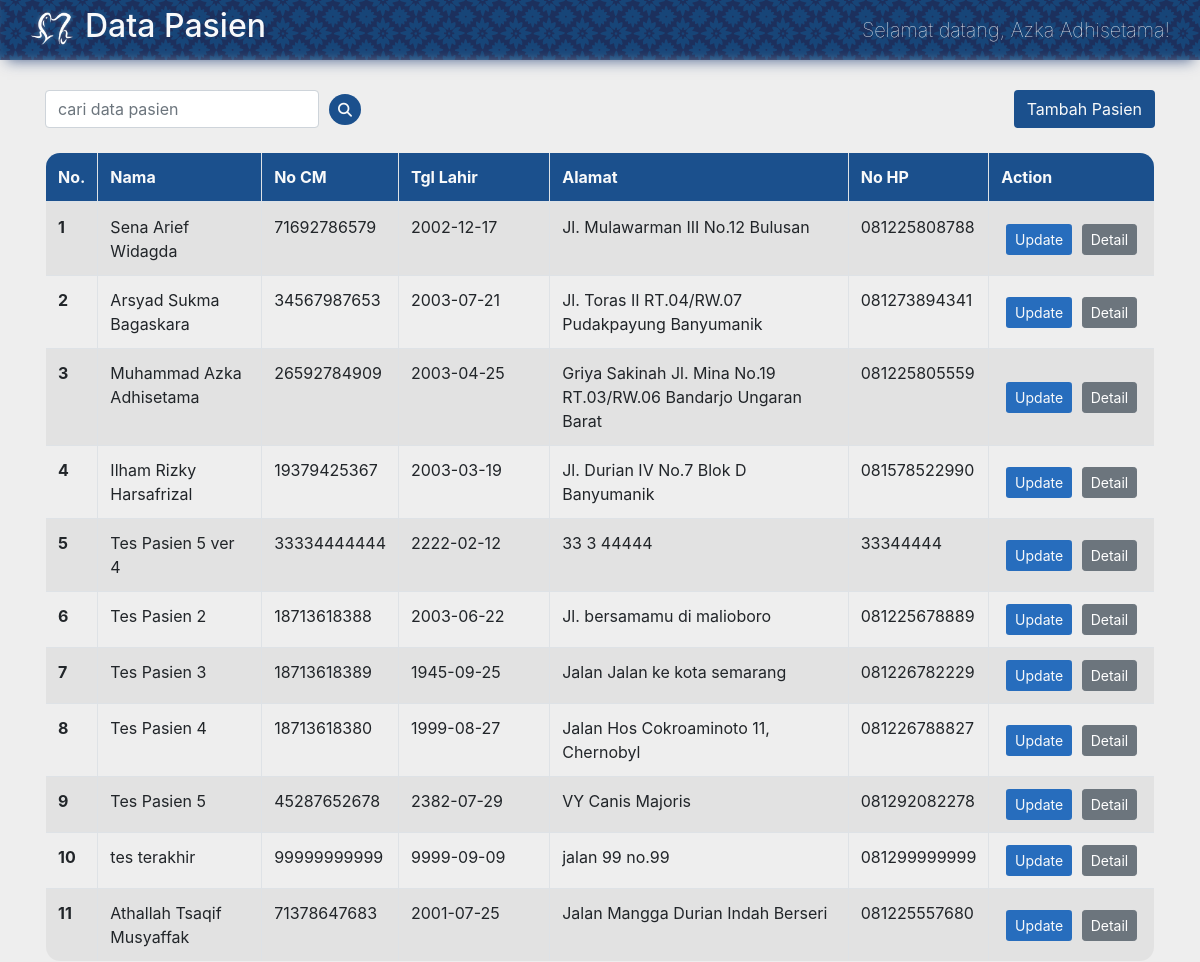
Before: /index.php (signed in) with the older database file.
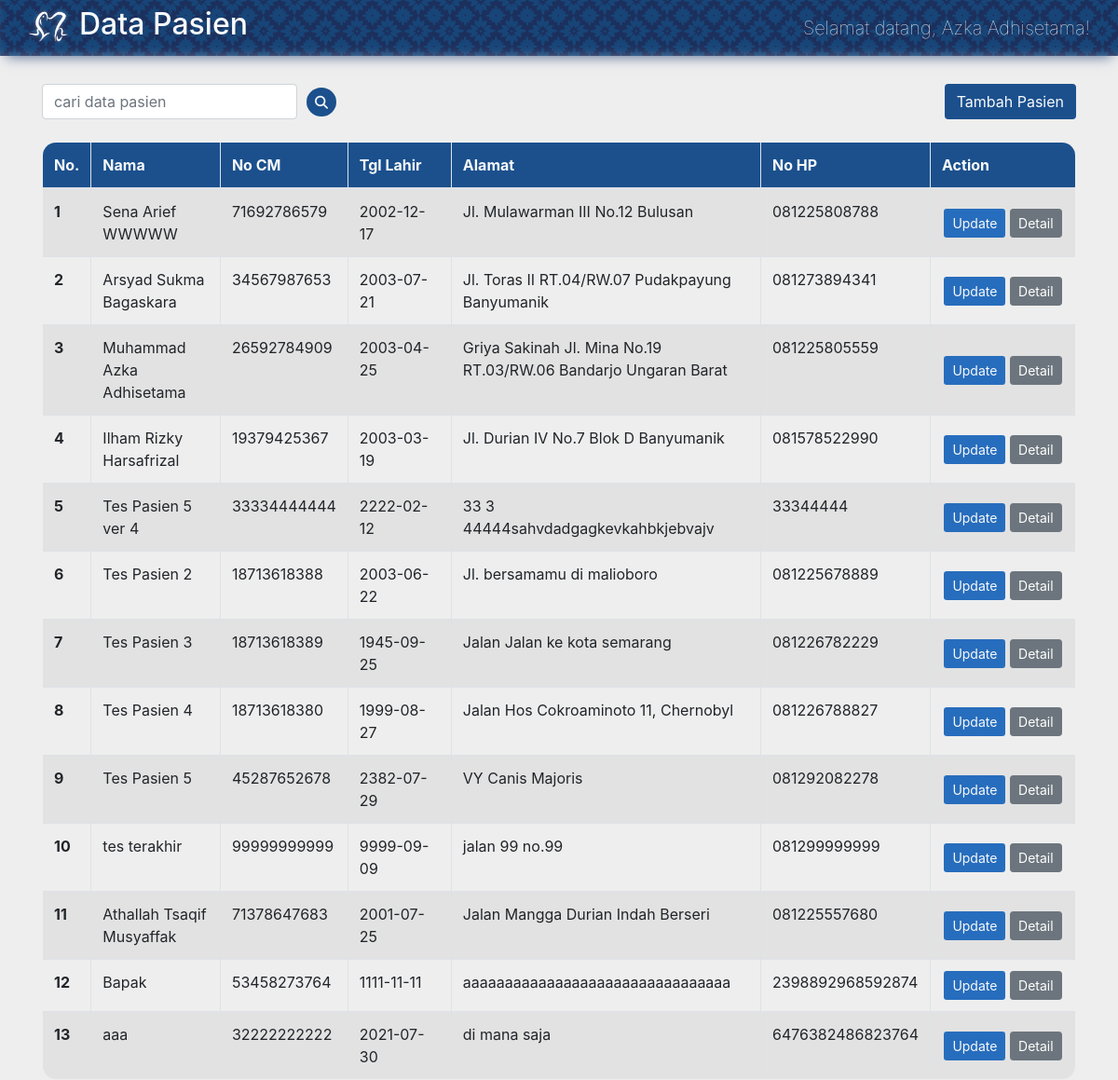
After: the same page with the newer database file.
### tables this page shows
CREATE TABLE `accounts` (
  `username` varchar(15) NOT NULL,
  `password` varchar(25) NOT NULL,
  `nama` varchar(50) NOT NULL DEFAULT 'Admin'
);

CREATE TABLE `daftarpasien` (
  `id` int(11) NOT NULL,
  `nocm` char(11) NOT NULL,
  `namapasien` varchar(50) NOT NULL,
  `lahir` date NOT NULL,
  `alamat` varchar(100) NOT NULL,
  `telp` varchar(20) NOT NULL
);

### functions.php (called while the page is built, shortened)
<?php
$conn = mysqli_connect("localhost", "root", "", "klinikgigi");
function ambildata($data) {
    global $conn;
    $result = mysqli_query($conn, "SELECT * FROM $data");
    $rows = [];
    while($row = mysqli_fetch_assoc($result)) :
        $rows[] = $row;
    endwhile;
    return $rows;
}
function filter($table, $filter, $value) {
    global $conn;
    $result = mysqli_query($conn, "SELECT * FROM $table WHERE $filter = '$value'");
    return mysqli_fetch_assoc($result);
}
?>

### index.php (the view, shortened to what this page needs)
<?php
require "functions.php";
$user = $_SESSION['username'];
$login = filter("accounts", "username", "$user");
$datapasien = ambildata("daftarpasien");
?>
<!doctype html>
<html lang="en">
  <head>
    <link rel="stylesheet" href="css/bootstrap.min.css">
    <link rel="stylesheet" href="css/style.css">
  </head>
  <body>
    <nav class="nav">
      <div class="flex-center">
        <img src="img/logongasal-white.png" alt="logo" class="navlogo">
        <h2 class="text-light">Data Pasien</h2>
      </div>
      <div class="flex-center">
        <h9 class="text-light">Selamat datang, <?php if(isset($login['nama'])===true){echo $login['nama'];} else echo "Admin" ?>!</h9>
      </div>
    </nav>
    <section class="content">
      <div class="container">
        <div class="flex-between">
          <form action="" method="post" class="d-flex align-items-center">
            <input type="search" class="form-control" placeholder="cari data pasien" name="keyword" autocomplete="off">
            <button type="submit" class="btn btn-theme2 btn-sm searchbutton text-light rounded-circle" name="search" value="true"><i class="fas fa-search"></i></button>
          </form>
          <a href="form.php">
          <button type="button" class="btn btn-theme2 text-light">Tambah Pasien</button>
          </a>
        </div>
        <br>
        <div class="rounds">
          <table class="table table-striped table-hover table-bordered rounds">
            <thead>
              <tr class="tablehead text-light">
                <th scope="col" class="fit">No.</th>
                <th scope="col" class="col-2">Nama</th>
                <th scope="col" class="col-1">No CM</th>
                <th scope="col" class="col-2">Tgl Lahir</th>
                <th scope="col" class="col-4">Alamat</th>
                <th scope="col" class="col-1">No HP</th>
                <th scope="col" class="col-2">Action</th>
              </tr>
            </thead>
            <tbody>
              <?php $no = 1; foreach($datapasien as $row) : ?>
              <tr>
                <th scope="row" class="fit"><?= $no ?></th>
                <td><a class="no-dec" href="record.php?id=<?= $row['id'] ?>"><?= $row['namapasien'] ?></a></td>
                <td><?= $row['nocm'] ?></td>
                <td><?= $row['lahir'] ?></td>
                <td><?= $row['alamat'] ?></td>
                <td><?= $row['telp'] ?></td>
                <td style="vertical-align: middle;">
                  <div class="tablebutton flex-around">
                    <a href="form.php?id=<?= $row['id'] ?>">
                    <button type="button" class="btn btn-theme3 text-light btn-sm">Update</button>
                    </a>
                    <a href="record.php?id=<?= $row['id'] ?>">
                    <button type="button" class="btn btn-secondary btn-sm">Detail</button>
                    </a>
                  </div>
                </td>
              </tr>
              <?php $no++; endforeach ?>
            </tbody>
          </table>
        </div>
      </div>
    </section>
  </body>
</html>

### css/style.css (style rules this page uses)
body { background-color: #eeeeee; }
nav.nav { box-sizing: border-box; padding: 0 30px; background-color: rgba(29, 59, 114, 0.7); background-image: url(../img/moroccan-flower-dark.png); display: flex; align-items: center; justify-content: space-between; position: fixed; z-index: 10; height: 60px; width: 100%; box-shadow: 0 8px 13px -7px rgba(29, 59, 114, 0.7), inset 4px -10px 13px -13px rgba(255, 255, 255, 0.5); }
.nav h9 { font-size: 20px; font-weight: lighter; }
.nav img.navlogo { filter: drop-shadow(0 0 2px rgba(255, 255, 255, 0.322)); margin-right: 10px; position: relative; top: 2px; height: 45px; }
.content { position: relative; top: 90px; }
td div.tablebutton { width: 100%; height: 100%; }
.table td.fit, .table th.fit { white-space: nowrap; width: 1%; }
form button.searchbutton { margin-left: 10px; }
table tr.tablehead { background-color: #1b508d; }
.flex-center { display: flex; align-items: center; justify-content: center; }
.flex-between { display: flex; align-items: center; justify-content: space-between; }
.flex-around { display: flex; align-items: center; justify-content: space-around; }
button.btn-theme2 { background-color: #1b508d; transition: 0.4s; }
button.btn-theme3 { background-color: #276dbd; transition: 0.4s; }
body .rounds { box-sizing: border-box; border-radius: 15px; overflow: hidden; }
body table.rounds { margin-bottom: 0; }
a.no-dec { text-decoration: none; color: inherit; }

Changed rows visible on the page:
changed daftarpasien "Jl. Mulawarman III No.12 Bulusan": namapasien "Sena Arief Widagda" → "Sena Arief WWWWW"
changed daftarpasien "Tes Pasien 5 ver 4": alamat "33 3 44444" → "33 3 44444sahvdadgagkevkahbkjebvajv"
added daftarpasien: namapasien "Bapak", nocm "53458273764", lahir "1111-11-11", alamat "aaaaaaaaaaaaaaaaaaaaaaaaaaaaaaaa", telp "2398892968592874"
added daftarpasien: namapasien "aaa", nocm "32222222222", lahir "2021-07-30", alamat "di mana saja", telp "6476382486823764"
